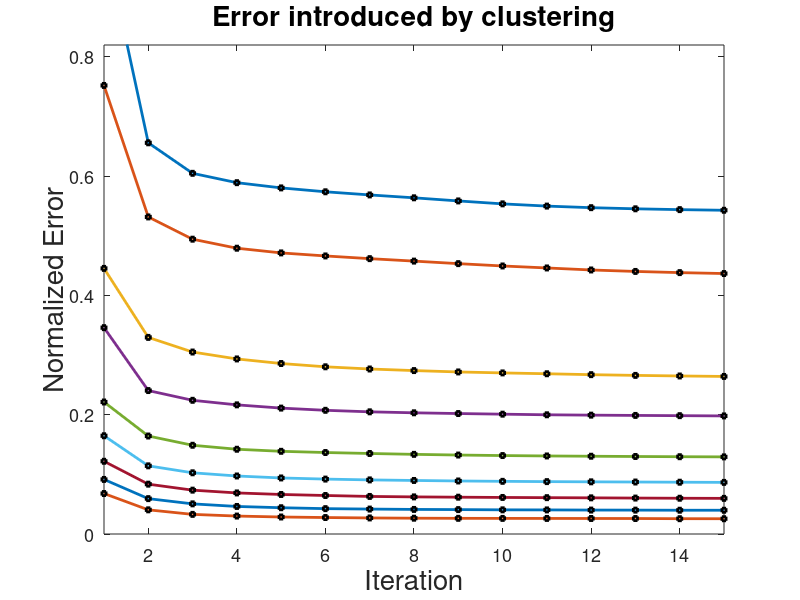

Here is the MATLAB script that generated this plot: (Note: this script raises an error after producing the figure.)
clc;
clear all;
close all;

path(path, '../legendflex');
path(path, '../plot2svg');

abcissa = 1:50;

data32 = [
    1,
    0.65598737,
    0.604828266,
    0.589124458,
    0.580374802,
    0.573858788,
    0.568592773,
    0.563756969,
    0.558527124,
    0.553601807,
    0.549864539,
    0.547209873,
    0.545322034,
    0.543935283,
    0.542862408,
    0.541972142,
    0.541117565,
    0.540282343,
    0.539514137,
    0.538828318,
    0.538104988,
    0.537326092,
    0.536486548,
    0.535619641,
    0.534825413,
    0.534077443,
    0.533347207,
    0.53270088,
    0.532024048,
    0.531341972,
    0.530648186,
    0.529945873,
    0.529229349,
    0.528481699,
    0.527789054,
    0.527115145,
    0.526374541,
    0.525548087,
    0.524750816,
    0.523941776,
    0.523233839,
    0.522480965,
    0.521797087,
    0.52113863,
    0.5204399,
    0.519732103,
    0.519026528,
    0.518291428,
    0.517531368,
    0.516759178];
    
data64 = [
    0.752186248,
    0.531687474,
    0.494371119,
    0.479231191,
    0.471360472,
    0.466272523,
    0.461742228,
    0.457613801,
    0.453378266,
    0.449456087,
    0.446130055,
    0.442746235,
    0.440293415,
    0.438309456,
    0.436775385,
    0.435434091,
    0.434350267,
    0.433334719,
    0.432480262,
    0.431581769,
    0.430802734,
    0.430035408,
    0.429238538,
    0.428512206,
    0.427788516,
    0.427049613,
    0.426331908,
    0.425640604,
    0.424975542,
    0.424273589,
    0.423640473,
    0.423015583,
    0.422439373,
    0.421847971,
    0.421235571,
    0.420674654,
    0.420198626,
    0.419703322,
    0.419171028,
    0.418614774,
    0.418067207,
    0.417483611,
    0.417001878,
    0.416608618,
    0.416154187,
    0.415730962,
    0.415313061,
    0.414887174,
    0.41445328,
    0.413951751];
    
data128 = [
    0.445393174,
    0.32967926,
    0.305149734,
    0.293556259,
    0.285890807,
    0.280383015,
    0.276707757,
    0.27403844,
    0.271749253,
    0.27012657,
    0.268723866,
    0.267186012,
    0.265987094,
    0.265015782,
    0.264221394,
    0.263577368,
    0.263045515,
    0.262594527,
    0.262176646,
    0.261781404,
    0.261375072,
    0.2609923,
    0.260662711,
    0.260364068,
    0.260046989,
    0.259684714,
    0.25936201,
    0.259090189,
    0.258888204,
    0.258687801,
    0.258353788,
    0.258234331,
    0.258114053,
    0.258011309,
    0.257928701,
    0.257859985,
    0.257769291,
    0.257659942,
    0.257545909,
    0.257427613,
    0.257305593,
    0.257182273,
    0.257066899,
    0.256964455,
    0.256858028,
    0.256747358,
    0.256620074,
    0.256519372,
    0.25645514,
    0.25638196];
    
data256 = [
    0.346009779,
    0.240530172,
    0.224209381,
    0.216562424,
    0.211132656,
    0.207429836,
    0.204880256,
    0.203233693,
    0.202005812,
    0.200942965,
    0.19990636,
    0.199312916,
    0.198854001,
    0.198429095,
    0.198008352,
    0.197689351,
    0.197353838,
    0.19702489,
    0.196695201,
    0.196389972,
    0.19608164,
    0.195812221,
    0.195580371,
    0.195370821,
    0.195091413,
    0.194832722,
    0.194567525,
    0.194359055,
    0.19419292,
    0.194065356,
    0.193961471,
    0.193894937,
    0.193843135,
    0.193784046,
    0.193721956,
    0.193639569,
    0.193581221,
    0.193510323,
    0.193454718,
    0.193395129,
    0.193311501,
    0.19324897,
    0.193211319,
    0.193201812,
    0.193203193,
    0.1931881,
    0.193168785,
    0.193157075,
    0.193141662,
    0.193127751];
    
data512 = [
    0.22136436,
    0.164320056,
    0.148806784,
    0.142124774,
    0.138670016,
    0.136635837,
    0.13502008,
    0.133574381,
    0.132416496,
    0.131540362,
    0.130867053,
    0.130404896,
    0.129970782,
    0.12960052,
    0.12934297,
    0.129165685,
    0.129041143,
    0.128925709,
    0.128773665,
    0.128691158,
    0.128601125,
    0.128512592,
    0.128413972,
    0.128325059,
    0.128245875,
    0.128059082,
    0.127927695,
    0.127855036,
    0.127743925,
    0.127652931,
    0.127593062,
    0.127551508,
    0.127490819,
    0.127471083,
    0.127461395,
    0.127453348,
    0.127458733,
    0.127452628,
    0.127429009,
    0.127428608,
    0.127416558,
    0.127409873,
    0.127384712,
    0.127346161,
    0.127333431,
    0.127326765,
    0.127305508,
    0.127288174,
    0.127287693,
    0.127278186];
    
data1024 = [
    0.164747305,
    0.114310609,
    0.102642073,
    0.097283482,
    0.093985112,
    0.092082581,
    0.090722091,
    0.089777721,
    0.088921743,
    0.088321533,
    0.087829632,
    0.087480988,
    0.087176599,
    0.086847891,
    0.086558395,
    0.086325025,
    0.086048219,
    0.085913329,
    0.085796354,
    0.085692609,
    0.085610082,
    0.085578977,
    0.085499972,
    0.085373529,
    0.08531356,
    0.085249248,
    0.085205032,
    0.085147565,
    0.085089878,
    0.085089938,
    0.085075646,
    0.085102148,
    0.085126868,
    0.085127889,
    0.085123185,
    0.085074825,
    0.084999804,
    0.084961373,
    0.084939935,
    0.08489688,
    0.084873801,
    0.084827043,
    0.084775041,
    0.084744156,
    0.084731045,
    0.084721077,
    0.084715192,
    0.08465166,
    0.084648398,
    0.084657185,
];

data2048 = [
    0.121952162,
    0.083571039,
    0.073532251,
    0.068876434,
    0.066291366,
    0.064573485,
    0.062992175,
    0.062233296,
    0.061729746,
    0.061294891,
    0.060939201,
    0.060640017,
    0.060261848,
    0.059961543,
    0.059769787,
    0.059661459,
    0.059542121,
    0.059424886,
    0.05927034,
    0.05920919,
    0.059146599,
    0.059102443,
    0.059049219,
    0.059020416,
    0.058996917,
    0.058937668,
    0.058865389,
    0.058809244,
    0.058748634,
    0.05866965,
    0.058647692,
    0.058622071,
    0.058605117,
    0.058613904,
    0.058603216,
    0.05862121,
    0.058617087,
    0.058622892,
    0.058616426,
    0.058625053,
    0.058629477,
    0.05862119,
    0.058624593,
    0.058621751,
    0.058628376,
    0.05860832,
    0.058614765,
    0.058577575,
    0.058550593,
    0.05852237];
    
data4096 = [
    0.091506451,
    0.059306449,
    0.050544263,
    0.046202562,
    0.044059714,
    0.042516355,
    0.041816164,
    0.041224642,
    0.040923276,
    0.040521408,
    0.040395626,
    0.040140998,
    0.0400449,
    0.039859168,
    0.039842915,
    0.039650258,
    0.039659445,
    0.039483542,
    0.039503598,
    0.039365366,
    0.039374133,
    0.039253074,
    0.03929761,
    0.039167925,
    0.039258619,
    0.039177592,
    0.039221268,
    0.039120666,
    0.039218926,
    0.039103712,
    0.039177432,
    0.039050869,
    0.03911372,
    0.039008915,
    0.039056994,
    0.038960055,
    0.039048387,
    0.038949046,
    0.039031814,
    0.038911776,
    0.039006253,
    0.038923565,
    0.03897845,
    0.03887971,
    0.038971164,
    0.038876967,
    0.038967081,
    0.038858392,
    0.038947205,
    0.038878689];

data8192 = [
    0.067872535,
    0.040529955,
    0.03292171,
    0.030087319,
    0.028512134,
    0.027621327,
    0.026930284,
    0.026492987,
    0.026285298,
    0.026176549,
    0.026101288,
    0.026026687,
    0.025961454,
    0.025676862,
    0.0256011,
    0.025291327,
    0.025240386,
    0.025121489,
    0.025064582,
    0.02497549,
    0.024862617,
    0.024797024,
    0.024735214,
    0.024668679,
    0.024636933,
    0.024564314,
    0.024531307,
    0.024490054,
    0.02447308,
    0.024412691,
    0.024378463,
    0.024371177,
    0.024372998,
    0.024364651,
    0.024366853,
    0.024360068,
    0.024363911,
    0.024357786,
    0.024361028,
    0.024354963,
    0.024358706,
    0.02435114,
    0.024354083,
    0.024347077,
    0.02435126,
    0.024345936,
    0.024349739,
    0.024343914,
    0.024348078,
    0.024342413];
    
data16384 = [
    0.052400297,
    0.027408274,
    0.020481344,
    0.018546046,
    0.017361179,
    0.016814313,
    0.016520574,
    0.016200993,
    0.016055675,
    0.015969244,
    0.015800587,
    0.015636333,
    0.015563914,
    0.0155232,
    0.015474541,
    0.015433287,
    0.015344995,
    0.015304642,
    0.015261547,
    0.015195013,
    0.015177158,
    0.015135664,
    0.015072613,
    0.015038445,
    0.015019249,
    0.014991707,
    0.014963704,
    0.014935961,
    0.014918627,
    0.014904496,
    0.014884239,
    0.014871109,
    0.014851673,
    0.01482387,
    0.014804354,
    0.014790363,
    0.014776271,
    0.014764001,
    0.014748689,
    0.014731134,
    0.014720105,
    0.014703832,
    0.014697287,
    0.014678051,
    0.014666382,
    0.014655553,
    0.014631653,
    0.014608695,
    0.014594743,
    0.014577909];

markersize = 3;
limit = 15;
    
hold all;
axis([1,15,0,0.82]);
axis on;
plot(abcissa(1:limit), data32(1:limit), '-s', 'LineWidth',2, 'MarkerEdgeColor','k', 'MarkerSize', markersize);
plot(abcissa(1:limit), data64(1:limit), '-s', 'LineWidth',2, 'MarkerEdgeColor','k', 'MarkerSize', markersize);
plot(abcissa(1:limit), data128(1:limit), '-s', 'LineWidth',2, 'MarkerEdgeColor','k', 'MarkerSize', markersize);
plot(abcissa(1:limit), data256(1:limit), '-s', 'LineWidth',2, 'MarkerEdgeColor','k', 'MarkerSize', markersize);
plot(abcissa(1:limit), data512(1:limit), '-s', 'LineWidth',2, 'MarkerEdgeColor','k', 'MarkerSize', markersize);
plot(abcissa(1:limit), data1024(1:limit), '-s', 'LineWidth',2, 'MarkerEdgeColor','k', 'MarkerSize', markersize);
plot(abcissa(1:limit), data2048(1:limit), '-s', 'LineWidth',2, 'MarkerEdgeColor','k', 'MarkerSize', markersize);
plot(abcissa(1:limit), data4096(1:limit), '-s', 'LineWidth',2, 'MarkerEdgeColor','k', 'MarkerSize', markersize);
plot(abcissa(1:limit), data8192(1:limit), '-s', 'LineWidth',2, 'MarkerEdgeColor','k', 'MarkerSize', markersize);
%plot(abcissa(1:limit), data16384(1:limit), '-s', 'LineWidth',2, 'MarkerEdgeColor','k', 'MarkerSize', markersize);

set(gca,'FontSize',13);
set(gca, 'Box', 'on');
title('Error introduced by clustering', 'FontSize', 20);
xlabel('Iteration', 'FontSize', 20);
ylabel('Normalized Error', 'FontSize', 20);
legendflex({'32', '64', '128', '256', '512', '1024', '2048', '4096', '8192', '16384'}, 'Location', [0.7 0.457 0.1669 0.455], 'ncol', 4);
plot2svg('../clustering/clustering_error.svg');
